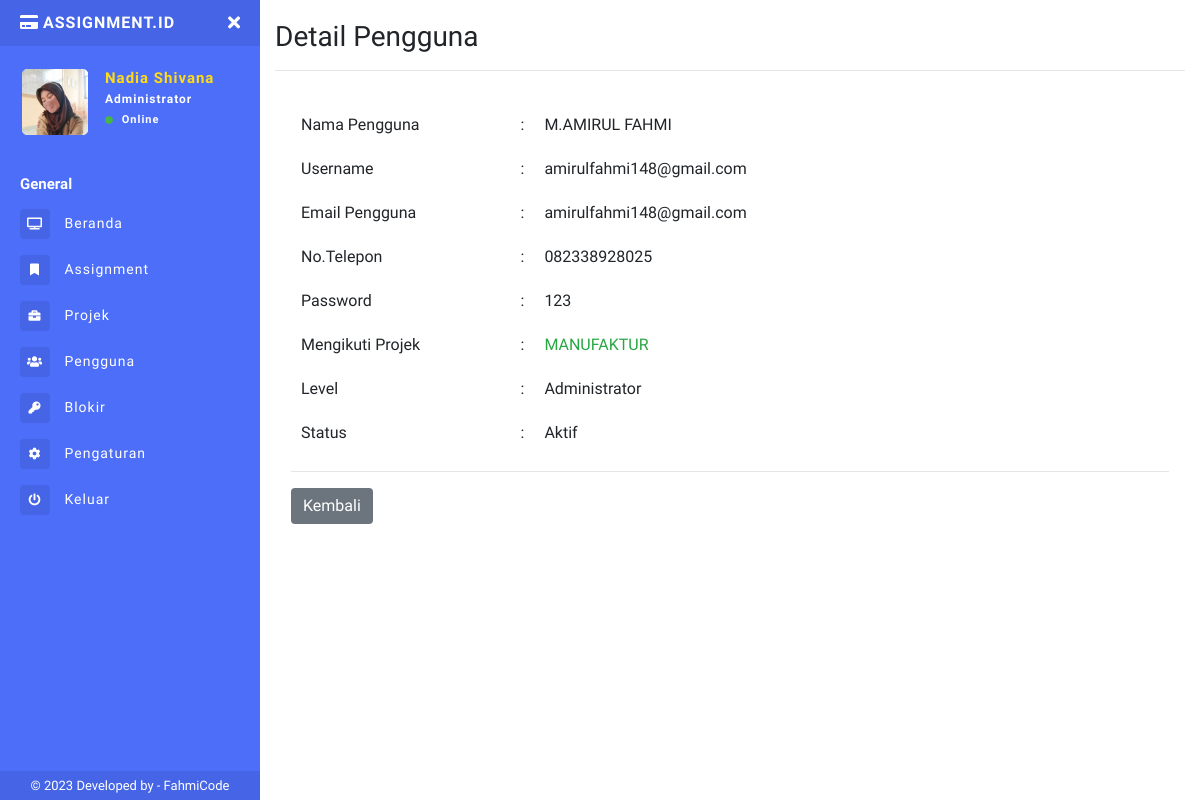
Page /app/detail-pengguna.php?id=52 (signed in) on the committed database.
### tables this page shows
CREATE TABLE `tb_pengguna` (
  `id` int(11) NOT NULL,
  `nama` varchar(50) NOT NULL,
  `username` varchar(30) NOT NULL,
  `password` varchar(40) NOT NULL,
  `email` varchar(50) NOT NULL,
  `tlpn` varchar(20) NOT NULL,
  `level` enum('Member','Leader','Administrator') NOT NULL,
  `logo` varchar(40) NOT NULL,
  `status` tinyint(4) NOT NULL,
  `kd_projek` varchar(20) NOT NULL,
  `created_at` timestamp NOT NULL DEFAULT current_timestamp(),
  `update_at` datetime DEFAULT NULL
);

CREATE TABLE `tb_projek` (
  `kode_projek` char(12) NOT NULL,
  `nama` varchar(50) NOT NULL,
  `deskripsi` text NOT NULL,
  `token_projek` char(6) NOT NULL,
  `progress_projek` int(5) NOT NULL,
  `target_selesai` date DEFAULT NULL,
  `status` tinyint(4) NOT NULL,
  `created_by` varchar(10) NOT NULL,
  `created_at` date DEFAULT NULL,
  `update_at` datetime DEFAULT NULL
);

### app/detail-pengguna.php (the view, shortened to what this page needs)
<?php
include 'sidebar.php';
$query = "SELECT * FROM tb_pengguna WHERE id = '" . $_GET['id'] . "'";
$run = mysqli_query($conn, $query);
if (mysqli_num_rows($run) > 0) {
  $p = mysqli_fetch_object($run);
  $kode = $p->kd_projek;
  $val = mysqli_query($conn, "SELECT nama AS projek FROM tb_projek WHERE kode_projek = '" . $kode . "'");
  $data = mysqli_fetch_object($val);
?>
  <h1 class="h3 mb-0">
    Detail Pengguna
  </h1>
  <hr>
  <div class="modal-body">
    <table border="0" width="100%" cellpadding="10px" style="padding-left: 2px; padding-right: 13px;">
      <tbody>
        <tr>
          <td width="25%" valign="top" class="text">Nama Pengguna</td>
          <td width="2%">:</td>
          <td><?= $p->nama; ?></td>
        </tr>
        <tr>
          <td class="text">Username</td>
          <td>:</td>
          <td><?= $p->username; ?></td>
        </tr>
        <tr>
          <td class="textt">Email Pengguna</td>
          <td>:</td>
          <td><?= $p->email; ?></td>
        </tr>
        <tr>
          <td class="text">No.Telepon</td>
          <td>:</td>
          <td><?= $p->tlpn; ?></td>
        </tr>
        <tr>
          <td class="text">Password</td>
          <td>:</td>
          <td><?= $p->password; ?></td>
        </tr>
        <tr>
          <td class="text">Mengikuti Projek</td>
          <td>:</td>
          <?php if ($p->kd_projek != 0) { ?>
            <td class="text-success"><?= $data->projek; ?></td>
          <?php } else { ?>
            <td class="text-danger">Belum Bergabung</td>
          <?php } ?>
        </tr>
        <tr>
          <td class="text">Level</td>
          <td>:</td>
          <td><?= $p->level; ?></td>
        </tr>
        <tr>
          <td class="text">Status</td>
          <td>:</td>
          <td><?= $p->status = 1 ? "Aktif" : "Tidak Aktif"; ?></td>
        </tr>
      </tbody>
    </table>
    <hr>
    <button type="button" class="btn btn-secondary text-left" onclick="history.back(-1)">Kembali</button>
  </div>
<?php } else { ?>
  <script>
    window.location = 'pengguna.php'
  </script>
<?php } ?>
<?php include "footer.php" ?>

### app/sidebar.php (shortened to what this page needs)
<?php
include '../connection/koneksi.php';
$query = "SELECT * FROM tb_pengguna WHERE id = '" .  $_COOKIE['id'] . "'";
$run = mysqli_query($conn, $query);
$d = mysqli_fetch_array($run);
?>
<!DOCTYPE html>
<html>
<head>
  <link rel="stylesheet" href="https://maxcdn.bootstrapcdn.com/bootstrap/4.0.0/css/bootstrap.min.css">
  <link href="../assets/css/style.css" rel="stylesheet">
  <link href="https://use.fontawesome.com/releases/v5.0.6/css/all.css" rel="stylesheet">
  <link href="../assets/vendor/datatables/dataTables.bootstrap4.min.css" rel="stylesheet">
  <link href="../assets/vendor/datatables/responsive.bootstrap4.min.css" rel="stylesheet">
</head>
<body>
  <div class="page-wrapper chiller-theme toggled">
    <nav id="sidebar" class="sidebar-wrapper">
      <div class="sidebar-content">
        <div class="sidebar-brand">
          <a href="./"><i class="fa fa-credit-card mr-1 text-uppercase"></i>assignment.id</a>
          <div id="close-sidebar">
            <i class="fas fa-times"></i>
          </div>
        </div>
        <div class="sidebar-header">
          <div class="user-pic" style="height:70px;width:70px;">
            <img class="img-responsive img-rounded" src="../uploads/profil/<?= $d['logo']; ?>" alt="User picture">
          </div>
          <div class="user-info">
            <span class="user-name"><?= $d['nama']; ?>
            </span>
            <span class="user-role"><?= $d['level'] ?> <?= $d['level'] != 'Administrator' ? 'Team' : '' ?></span>
            <span class="user-status">
              <i class="fa fa-circle"></i>
              <span>Online</span>
            </span>
          </div>
        </div>
        <div class="sidebar-menu">
          <ul>
            <li class="header-menu">
              <span>General</span>
            </li>
            <li>
              <a href="index.php">
                <i class="fas fa-tv"></i>
                <span>Beranda</span>
              </a>
            </li>
            <li>
              <a href="info-task.php">
                <i class="fa fa-fw fa-bookmark"></i>
                <span>Assignment</span>
              </a>
            </li>
            <?php
            if ($d['level'] == "Administrator" || $d['level'] == "Leader") { ?>
              <li class="nav-item">
                <a class="nav-link collapsed" href="#" data-toggle="collapse" data-target="#collapseTwo" aria-expanded="true" aria-controls="collapseTwo">
                  <i class="fa fa-briefcase"></i>
                  <span>Projek</span>
                </a>
              </li>
            <?php } ?>
            <?php
            if ($d['level'] == "Administrator") { ?>
              <li>
                <a href="pengguna.php">
                  <i class="fas fa-users"></i>
                  <span>Pengguna</span>
                </a>
              </li>
              <li>
                <a href="daftar-blokir.php">
                  <i class="fas fa-key"></i>
                  <span>Blokir</span>
                </a>
              </li>
            <?php  }  ?>
            <li>
              <a href="pengaturan.php">
                <i class="fa fa-cog"></i>
                <span>Pengaturan</span>
              </a>
            </li>
            <li>
              <a href="#Exit" data-toggle="modal">
                <i class="fa fa-power-off"></i>
                <span>Keluar</span>
              </a>
            </li>
          </ul>
        </div>
      </div>
      <div class="sidebar-footer">
        © 2023 Developed by - <a target="_blank" rel="noopener noreferrer" href="https://fahmi965.000webhostapp.com/Portofolio.html">
          FahmiCode</a>
      </div>
    </nav>
    <main class="page-content">
      <div class="container-fluid">

### rows in the picture
tb_pengguna: logo (picture), nama "Nadia Shivana", level "Administrator"
tb_pengguna: nama "M.AMIRUL FAHMI", username "amirulfahmi148@gmail.com", email "amirulfahmi148@gmail.com", tlpn "082338928025", password "123", level "Administrator"
tb_projek: nama "MANUFAKTUR"

### other values in the picture
$p->status = 1 ? "Aktif" : "Tidak Aktif" "Aktif"
